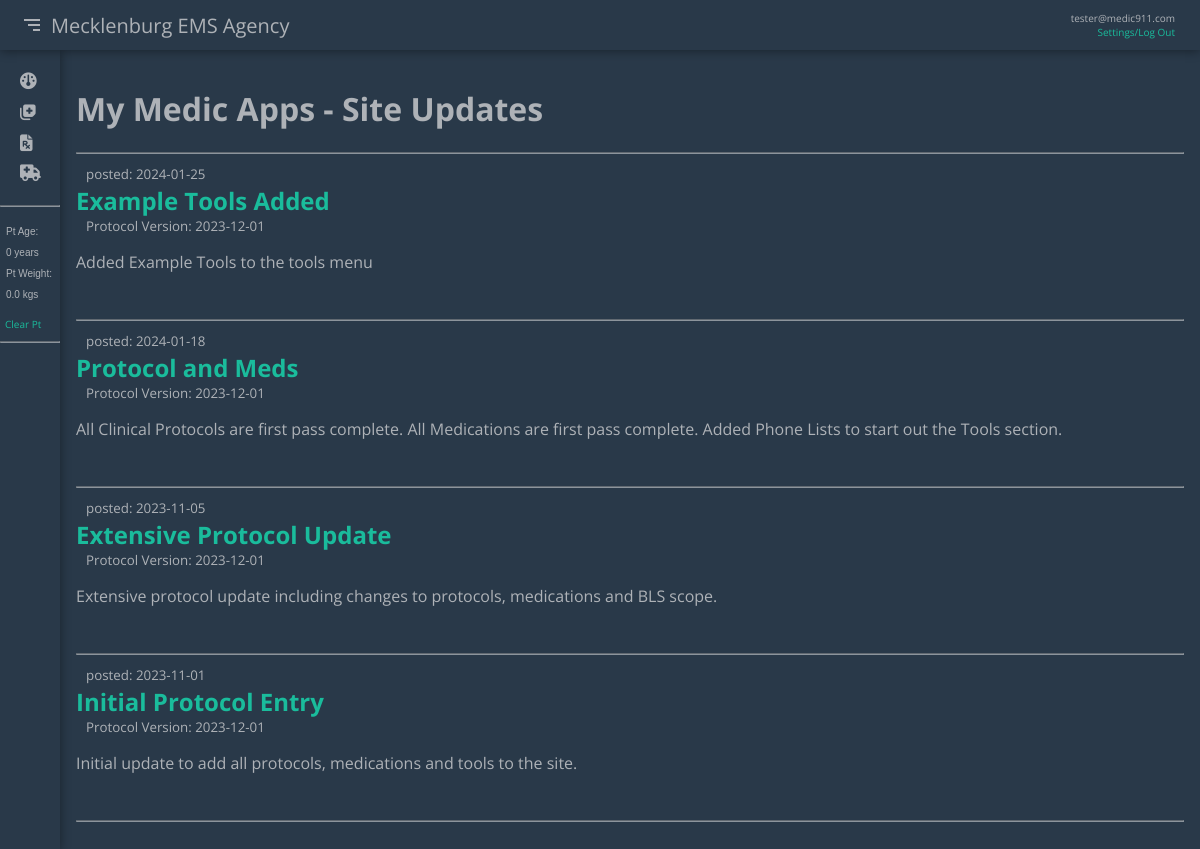
The page /site_updates (signed in) on the database its author committed.
### master/models.py (models this page shows, shortened)
class User(db.Model, UserMixin):
    id = db.Column(db.Integer, primary_key=True)
    email = db.Column(db.String(120),  unique=True, nullable=False)
    displayName = db.Column(db.String(120))
    password = db.Column(db.String(60), nullable=False)
    showNarrative = db.Column(db.Boolean, default=1)
    showBasic = db.Column(db.Boolean, default=1)
    showAdvanced = db.Column(db.Boolean, default=1)
    showAdditional = db.Column(db.Boolean, default=1)

class UpdatePost(db.Model):
    id = db.Column(db.Integer, primary_key=True)
    title = db.Column(db.String(100), nullable=False)
    date_posted = db.Column(db.DateTime, nullable=False, default=datetime.utcnow)
    date_protocol = db.Column(db.DateTime, nullable=False)
    description = db.Column(db.Text, nullable=False)

### master/main/routes.py (the view)
@main.route("/site_updates", methods=['GET', 'POST'])
def siteUpdates():
    updates = UpdatePost.query.order_by(UpdatePost.date_posted.desc())
    keys = getPt()
    return render_template('site_updates.html', varTitle='Updates', updates=updates, keys=keys)

### master/main/routes.py (called while the page is built, shortened)
def getPt():
    keys= {}
    if not session.get('ptYears'):
        session['ptYears'] = 0
        session['ptLbs'] = 0.0
        session['ptKgs'] = 0.0
        keys['ptYears'] = 0
        keys['ptLbs'] = 0.0
        keys['ptKgs'] = 0.0
    if ( session['ptYears'] == 0.0):
        keys = setPt()
        ptYears = keys['ptYears']
        ptLbs = keys['ptLbs']
        ptKgs = keys['ptKgs']
    return keys

def setPt(years=0, lbs=0):
    session['ptYears'] = years
    session['ptLbs'] = lbs
    session['ptKgs'] = round((lbs/2.2), 1)
    ptYears = session['ptYears']
    ptLbs = session['ptLbs']
    ptKgs = Decimal(session['ptKgs'])
    ptKgs = session['ptKgs']
    keys = {'ptYears':0, 'ptKgs':0.0, 'ptLbs':0}
    keys['ptYears'] = ptYears
    keys['ptKgs'] = ptKgs
    keys['ptLbs'] = ptLbs
    return keys

### master/models.py (called while the page is built)
@login_manager.user_loader
def load_user(user_id):
    return User.query.get(int(user_id))

### run.py (called while the page is built)
@app.before_request
def make_session_permanent():
    session.permanent = True
    app.permanent_session_lifetime = timedelta(days=30)

### master/templates/site_updates.html (shortened to what this page needs)
{% extends "base.html" %}
{% block content %}
<div class="container1 content1">
    <H1>My Medic Apps - Site Updates</H1><hr>
    {% for update in updates %}
    <article class="media content-section">
        <div class="media-body">
            <div class="article-metadata">
                <small class="text-muted">posted:  {{ update.date_posted.strftime('%Y-%m-%d') }}</small>
            </div>
            <div class="container2">
                <h2><div class="article-title">{{ update.title }}</div></h2>
                <small class="text-muted">Protocol Version:  {{ update.date_protocol.strftime('%Y-%m-%d') }}</small>
            </div>
            <p class="article-content">{{ update.description }}</p>
        </div>
    </article>
    <br><hr>
    {% endfor %}
</div>
{% endblock %}

### master/templates/base.html (shortened to what this page needs)
<!DOCTYPE html>
<html lang="en">
<head>
    <link href='https://unpkg.com/boxicons@2.1.2/css/boxicons.min.css' rel='stylesheet'>
    <link rel="stylesheet" href="{{ url_for('static', filename='styles.css') }}">
</head>
<body>
    <div class="bodyContainer">
        <div class="header">
            <button class="menu-icon-btn" data-menu-icon-btn>
                <svg xmlns="http://www.w3.org/2000/svg" class="menu-icon-right"><path d="M4 6h16v2H4zm4 5h12v2H8zm5 5h7v2h-7z"></path></svg>
            </button>
            <div class="agency"></div>
            <div class="pt-info-div">
            {% if current_user.is_authenticated %}
                <div class="btn-user">
                    {% if current_user.displayName %}
                    <p>{{ current_user.displayName }}</p>
                    {% else %}
                        <p>{{ current_user.email }}</p>
                    {% endif %}
                    <div><a href="{{url_for('users.account')}}" class="small-link">Settings/Log Out</a></div>
                </div>
            {% else %}
                <a class="btn-login" href="{{url_for('users.login')}}">Login\Register</button>
            {% endif %}
            </div>
        </div>
        <div class="container">
            <aside class="sidebar" data-sidebar-state>
                <div class="middle-sidebar">
                    <ul>
                        <li>
                            <button class="top-list-button"><a href="{{ url_for('main.home')}}"><i class="fa-solid fa-gauge fa-lg"></i><div class="hidden-sidebar">Home Screen</div></a></button>
                        </li>
                        <li id="proto-id">
                            <button class="top-list-button" data-proto-btn><a href="{{ url_for('main.home')}}" onclick="return false"><i class="fa-solid fa-notes-medical fa-lg"></i><div class="hidden-sidebar">Protocols</div></a></button>
                        </li>
                        <li id="meds-id">
                            <button class="top-list-button" data-meds-btn><a href="#"><i class="fa-solid fa-file-prescription fa-lg"></i><div class="hidden-sidebar">&ensp;Medications</div></a></button>
                        </li>
                        <li id="other-id">
                            <button class="top-list-button" data-other-btn><a href="#"><i class="fa-solid fa-truck-medical fa-lg"></i><div class="hidden-sidebar">Tools</div></a>
                            </button>
                        </li>
                    </ul><hr>
                    <div class="pt-info-section">
                        <div>
                            <a href="{{url_for('main.updatePt')}}">
                                <button class="pt-info-div2">
                                    <p>Pt Age:</p>
                                    <p>{{ keys.ptYears }} years</p>
                                    <p>Pt Weight:</p>
                                    <p>{{ keys.ptKgs }} kgs</p>
                                </button>
                            </a>
                        </div>
                        <div>
                            <a class="small-link" href="{{url_for('main.clrPt')}}">Clear Pt</a>
                        </div>
                    </div>
                    <hr>
                </div>
            </aside>
        {% block content %}{% endblock %}
        </div>
    </div>
</body>
</html>

### master/static/styles.css (style rules this page uses)
body { margin: 0; padding: 0; color: var(--light-txt); background-color: var(--blue-bg); font-family: 'Open Sans',sans-serif; text-rendering: optimizeLegibility; -webkit-font-smoothing: antialiased; }
*, *::before, *::after { box-sizing: border-box; }
a { color: var(--teal-accent); text-decoration: none; }
:root { --blue-bg: #293949; --dark-bg: #23313f; --teal-accent: #1abc9c; --light-txt: #aeb2b7; --fifty-border: #aeb2b750; --light-offset: #f4b02a; --highlight-yellow: #FFFF5C; --highlight-blue: #8AFFFF; --header-height: 50px; --sidebar-width-open: 265px; --sidebar-width: 60px; --animation-duration: 200ms; --animation-timing-curve: ease-in-out; --open-menu-width: 285px; --view-width: 100vw; --twenty-margin: 20px; }
.header { display: flex; align-items: center; position: sticky; top: 0; background-color: var(--blue-bg); box-shadow: 0 1px 10px 0 rgba(0, 0, 0, .4); padding: 0.5rem, 0.5rem; padding: 0 5px; height: var(--header-height); font-size: 20px; color: var(--light-txt); z-index: 1; }
.pt-info-div { font-size: 10px; display: flex; padding-left: 2rem; gap: 0.2rem; flex-wrap: nowrap; justify-content: right; background: none; border: none; text-decoration: none; color: var(--light-txt); margin: 0; cursor: pointer; width: 100%; align-content: right; margin-right: 10px; }
.menu-icon-btn { background: none; border: none; padding-left: 15px; }
.menu-icon-right { width: 25px; height: 25px; fill: var(--light-txt); cursor: pointer; padding-top: 2px; }
.container { display: flex; }
.container1 { width: 100%; flex-wrap: wrap; }
.container1 > * { flex-shrink: 1; flex-grow: 0; }
.container2 { display: flex; flex-wrap: wrap; align-items: baseline; }
.container2 > * { flex-shrink: 1; flex-grow: 0; }
.container2 > H2 { color: var(--teal-accent); margin: 0; width: 100%; }
.sidebar { flex-shrink: 0; overflow-y: hidden; width: var(--sidebar-width); display: flex; flex-direction: column; margin: 0; padding: 0; align-items: center; color: var(--light-txt); box-shadow: 0 1px 10px 0 rgba(0, 0, 0, .4); transition: width var(--animation-duration) var(--animation-timing-curve); flex-grow: 1; overflow-y: auto; overflow-x: hidden; min-height: 100vh; }
.middle-sidebar { flex-grow: 1; flex-shrink: 0; overflow-y: auto; overflow-x: hidden; width: 100%; transition: opacity var(--animation-duration) var(--animation-timing-curve); height: 100%; min-height: 100vh; }
.middle-sidebar ul { list-style-type: none; padding-left: 0; }
.top-list-button { flex-shrink: 0; margin: 0; padding: 5px 15px; background-color: var(--blue-bg); border: 0; display: flex; flex-direction: column; align-items: center; width: var(--sidebar-width-open); color: var(--light-txt); }
.top-list-button i { display: block; padding: 10px 0 10px 0; text-decoration: none; }
.top-list-button a { display: flex; flex-direction: row; align-items: center; width: 100%; color: var(--light-txt); padding-left: 5px; text-decoration: none; }
.content1 { margin: 1rem; }
.agency { min-width: 250px; flex-shrink: 0; }
.agency:before { content: 'Mecklenburg EMS Agency'; }
ul { list-style-type: square; }
.pt-info-div2 { font-size: 10px; background: none; border: none; text-decoration: none; color: var(--light-txt); cursor: pointer; width: 100%; justify-content: left; }
hr { width: 100%; height: 1px; opacity: 50%; }
.pt-info-div2 p { display: flex; gap: 0.2rem; flex-wrap: nowrap; justify-content: left; }
.text-muted { margin-left: 10px; }
.btn-user { display: flex; flex-wrap: nowrap; flex-direction: column; justify-content: center; margin-left: auto; margin-right: 10px; }
.btn-user * { margin: 0; display: flex; justify-content: right; }
.pt-info-section { display: flex; flex-direction: column; justify-content: left; }
.pt-info-section div { flex-shrink: 1; flex-grow: 1; }
.small-link { font-size: 10px; text-decoration: none; color: var(--teal-accent); margin-left: 5px; }
.content1 { width: calc(var(--view-width) - var(--sidebar-width) - var(--twenty-margin)); }

### rows shown on the page
User: email "tester@medic911.com"
UpdatePost: date_posted "2024-01-25", title "Example Tools Added", date_protocol "2023-12-01", description "Added Example Tools to the tools menu"
UpdatePost: date_posted "2024-01-18", title "Protocol and Meds", date_protocol "2023-12-01", description "All Clinical Protocols are first pass complete. All Medications are first pass complete. Added Phone Lists to start out the Tools section."
UpdatePost: date_posted "2023-11-05", title "Extensive Protocol Update", date_protocol "2023-12-01", description "Extensive protocol update including changes to protocols, medications and BLS scope."
UpdatePost: date_posted "2023-11-01", title "Initial Protocol Entry", date_protocol "2023-12-01", description "Initial update to add all protocols, medications and tools to the site."

### other values the page prints
{{ keys.ptYears }} "0"
{{ keys.ptKgs }} "0.0"
